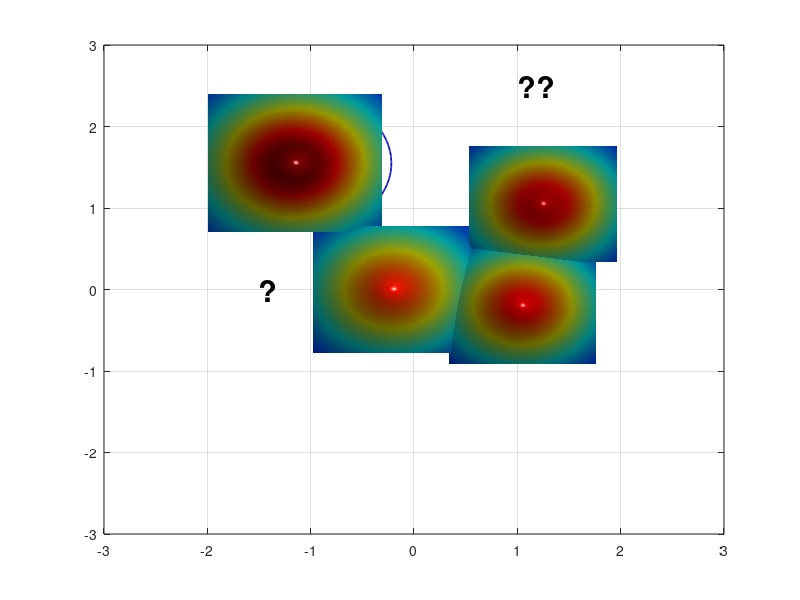

The MATLAB script that drew this image: (Note: this script raises an error after producing the figure.)
%% Reproduce EVM-style demo figure (no toolboxes)
clear; close all; clc; rng(7);

% ---------- 1) 合成四类二维数据 ----------
% 类中心（大致对应图中位置）
C_star  = [-1.15  1.55];   % 红色星
C_diam  = [ 1.25  1.05];   % 绿色菱形
C_square= [ 1.05 -0.20];   % 蓝色方块
C_dot   = [-0.20  0.00];   % 蓝色小点（被 A 标注影响的那簇）

% 协方差（控制每簇形状）
S = @(sx,sy,rho)[sx^2 rho*sx*sy; rho*sx*sy sy^2];
Sig_star   = S(0.18,0.20, 0.05);
Sig_diam   = S(0.22,0.18,-0.10);
Sig_square = S(0.20,0.16, 0.05);
Sig_dot    = S(0.25,0.18, 0.00);

% 从高斯采样（不用 mvnrnd）
sample = @(N,mu,SIG) (randn(N,2)*chol(SIG,'lower') + mu);

X_star   = sample(12,C_star,   Sig_star);
X_diam   = sample(30,C_diam,   Sig_diam);
X_square = sample(28,C_square, Sig_square);
X_dot    = sample(45,C_dot,    Sig_dot);

% 加一个“离群星”靠近 A（见原图左中）
X_star = [X_star; 0.02 0.15];

% ---------- 2) 底面散点与样式 ----------
figure('Color','w','Position',[100,100,800,600]);
hold on; box on; grid on;
z0 = 0; % 所有散点都放在 z=0 的平面

% 确保按照绘制顺序叠放，便于把散点置顶
set(gca,'SortMethod','childorder');

h_star   = scatter3(X_star(:,1),  X_star(:,2),  z0+zeros(size(X_star,1),1),  70, ...
        'pentagram', 'filled', 'MarkerEdgeColor','k', 'MarkerFaceColor',[0.635294 0.0784314 0.184314], 'LineWidth',1.0); % 红色五角星 #A2142F
h_diam   = scatter3(X_diam(:,1),  X_diam(:,2),  z0+zeros(size(X_diam,1),1),  60, ...
        'd', 'filled', 'MarkerEdgeColor','k', 'MarkerFaceColor',[0.466667 0.674510 0.188235]); % 绿色菱形 #77AC30
h_square = scatter3(X_square(:,1),X_square(:,2),z0+zeros(size(X_square,1),1),60, ...
        's', 'filled', 'MarkerEdgeColor','k', 'MarkerFaceColor',[0 0.447059 0.741176]); % 蓝色正方形 #0072BD
h_dot    = scatter3(X_dot(:,1),   X_dot(:,2),   z0+zeros(size(X_dot,1),1),   18, ...
        'o', 'filled', 'MarkerEdgeColor','k', 'MarkerFaceColor',[0.929412 0.694118 0.125490]); % 黄色圆形 #EDB120


% ---------- 3) ψ-model 等值环（彩色同心） ----------
% 采用带形状参的径向函数 psi(r) = exp(-(r/s)^t)
psi = @(X,Y,cx,cy,s,t) exp( - ( sqrt((X-cx).^2 + (Y-cy).^2) ./ s ).^t );

% 选几处“极端向量/代表点”（包含 A 所在）
EV = [ -0.23 -0.02 ;   % A 对应蓝点极端向量
        1.06 -0.22 ;   % 蓝方块
        1.28  1.03 ;   % 绿菱形
       -1.05  1.55 ];  % 红星
scale = [0.42, 0.36, 0.40, 0.48];   % 各自 scale
shape = [2.6,  2.2,  2.4,  2.0];    % 各自 shape

% 网格
[xg,yg] = meshgrid(linspace(-3,3,400));
colormap(jet); caxis([0 1]);

% 等高线层级（红到蓝：高到低）
levels = linspace(1.0,0.05,12);

for k = 1:size(EV,1)
    Z = psi(xg,yg,EV(k,1),EV(k,2),scale(k),shape(k));
    [~, h] = contour(xg,yg,Z,levels);    % 直接画在底面，保持颜色映射
    set(h,'LineWidth',1.25);

    % 将等高线明确压到 z=0（兼容不同 MATLAB 版本）
    ch = get(h,'Children');
    for ic = 1:numel(ch)
        zd = get(ch(ic),'ZData');
        if ~isempty(zd)
            set(ch(ic),'ZData',zeros(size(zd))); % 强制贴在 z=0
        end
    end
end

% 标出 A 与问号
text(-0.5,-0.5,0,'A','FontWeight','bold','FontSize',20,'Color','k');
text( 1, 2.5,0,'??','FontWeight','bold','FontSize',22,'Color','k');
text( -1.5,0,0,'?','FontWeight','bold','FontSize',22,'Color','k');

% ---------- 4) 上方半透明“钟形面”（表示类支持/概率） ----------
% 用四个高斯穹顶，中心与各簇一致
gauss2 = @(X,Y,cx,cy,s) exp(-((X-cx).^2 + (Y-cy).^2)/(2*s^2));
tops  = {C_star, C_diam, C_square, C_dot};
sigT  = [0.65 0.55 0.55 0.60];
amp   = [1.05 0.95 0.90 0.85];

% 抬高穹顶，并缩小每个穹顶的覆盖范围（为每个穹顶使用局部网格）
zlift      = 0.18;   % 统一抬高量（不改变颜色映射）
spanFactor = 1.3;    % 每个穹顶半宽 = spanFactor * sigma（越小覆盖越小）
gridN      = 121;    % 局部网格分辨率

for i=1:4
    cx = tops{i}(1); cy = tops{i}(2);
    span = spanFactor * sigT(i);
    [xgi,ygi] = meshgrid(linspace(cx - span, cx + span, gridN), ...
                         linspace(cy - span, cy + span, gridN));

    Zt = amp(i) * gauss2(xgi,ygi,cx,cy,sigT(i));
    % 用 Zt 作为颜色，Zt+zlift 作为高度，从而抬高且保留原色
    s1 = surf(xgi,ygi, Zt + zlift, Zt, 'EdgeColor','none', 'FaceAlpha',1);
end
shading interp; 
camlight right; 
lighting gouraud;

% 将散点推到顶层
uistack([h_star h_diam h_square h_dot], 'top');
% 将contoru推到顶层
uistack(h, 'top');

% ---------- 5) 轴、视角与观感 ----------
xlim([-2 2]); ylim([-1 3]); zlim([0 1.25]); view(-67,22);
axis vis3d; daspect([1 1 0.8]);
set(gca,'FontName','Times New Roman','FontSize',12,'LineWidth',1);
% xlabel('x'); ylabel('y'); zlabel('score / \psi');

% 网格和背景风格
grid on; 
% set(gca,'GridAlpha',0.2,'MinorGridAlpha',0.2);
